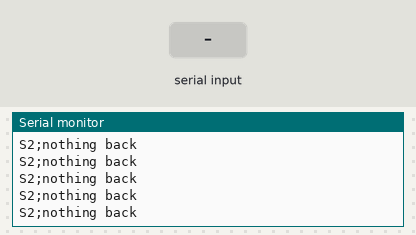
A program run on a simulated ESP32. Shown: the last lines printed to the serial monitor. Inputs (shaded band) come from the test bench.

Above: at 1.2 s.
1.3 s: "Toggle\n" received over Serial
At 1.56 s:
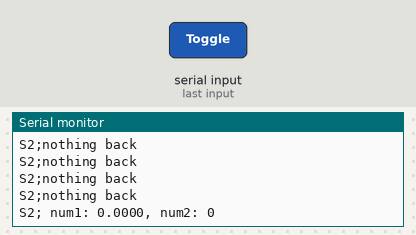
3.1 s: "Toggle\n" received over the second serial link
4.7 s: "90,45\n" received over Serial
At 4.97 s:
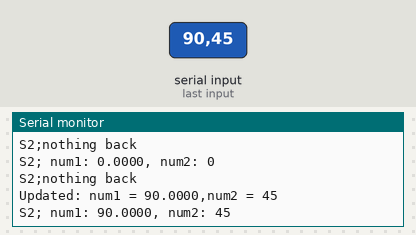
6.3 s: "90,45\n" received over the second serial link
7.9 s: "2\n" received over the second serial link
At 8.19 s:
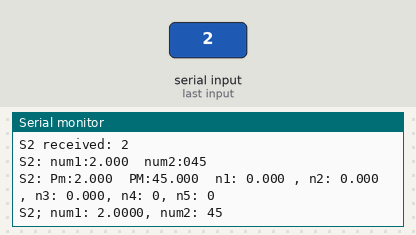
9.5 s: "Toggle,45\n" received over the second serial link
Timing chart, 0 to 12.1 s (numbered marks = the images above; inputs shaded):
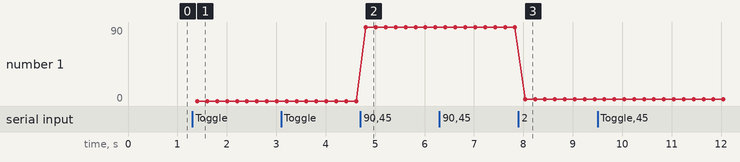

The program:

main.cpp
```cpp
#include <Arduino.h>

// Define RXD1 and TXD1 pins for serial communication
#define TXD1        18 // ESP serial communication
#define RXD1        19
// Define baud rate for communication
#define BAUD_RATE 115200

void setup() {
  // Start the serial communication with the baud rate of 115200
  Serial.begin(BAUD_RATE);
  Serial1.begin(BAUD_RATE, SERIAL_8N1, RXD1, TXD1);

  // Debug print to confirm setup
  Serial.println("Serial communication setup:");
  Serial.print("RXD1 pin: ");
  Serial.println(RXD1);
  Serial.print("TXD1 pin: ");
  Serial.println(TXD1);
  Serial.print("Baud Rate: ");
  Serial.println(BAUD_RATE);
}
float num1;
int num2;
float pmin;
float pmax;
float n1;
float n2;
float n3;
int n4;
int n5;
String serialInput; // this is for the computer serial
bool printVals=false;
void loop() {
  // Check if data is available to read from Serial1 (RXD1 and TXD1)
  if (Serial1.available()) {
    // Read incoming data from Serial1
    String msg = Serial1.readStringUntil('\n');  // Read until newline character
    // Debug print the received data
    Serial.print("S2 received: ");
    Serial.println(msg);
    if(sscanf(msg.c_str(),"%f,%d\n",&num1,&num2)){
      Serial.printf("S2: num1:%-3.3f\tnum2:%-3.3d\n",num1,num2);
    };
    if(sscanf(msg.c_str(),"%f,%f,%f,%f,%f,%d,%d\n",
        &pmin,&pmax,&n1,&n2,&n3,&n4,&n5)){
      Serial.printf("S2: Pm:%-3.3f\tPM:%-3.3f\tn1: %-3.3f , n2: %-3.3f , n3: %-3.3f, n4: %d, n5: %d\n",pmin,pmax,n1,n2,n3,n4);
    };

    // Optionally, send the received data back to the Serial Monitor (via USB)
    // Serial.print("Echoing received data: ");
    // Serial.println(incomingData);
  }
  else{
    Serial.println("S2;nothing back");
  }
  if(Serial.available()){
    serialInput=Serial.readStringUntil('\n');
    //if there's a new message that matches, rewrite the variables
    if (sscanf(serialInput.c_str(), "%f,%d\n", &num1, &num2) == 2) {
        // Successfully parsed the message
        Serial.printf("Updated: num1 = %-4.4f,num2 = %d\n",num1,num2);
    }
    if (serialInput.startsWith("Toggle")){
        printVals=!printVals;
    }
  }
  // Optionally, send a debug message periodically to show the loop is running
  String dataToSend=(String) num1+","+(String)num2+"\n";
  const char* data = dataToSend.c_str();

  // Send the string using mySerial.write(), one byte at a time
  Serial1.write(reinterpret_cast<const uint8_t*>(data), dataToSend.length());
  // Serial1.printf("%f,%d\n",num1,num2);
  if(printVals) Serial.printf("S2; num1: %-4.4f, num2: %d\n",num1, num2);
  delay(200);
}
```

Measured:
- after the input at 1.3 s, the serial monitor: prints a new line after 0.11 s (image 1)
- after the input at 4.7 s, the serial monitor: prints a new line after 0.11 s (image 2)
- after the input at 7.9 s, the serial monitor: prints a new line after 0.13 s (image 3)
- plotted number 1: 0 → 90 after the input at 4.7 s
